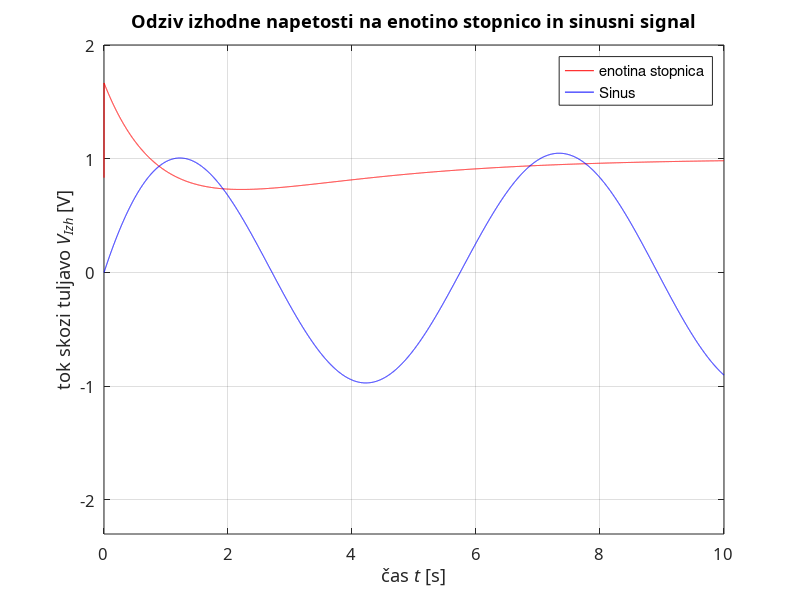

Reproduce this figure in MATLAB.
clear all; close all;

dt=0.0005; tz=0; tk=15;
t = tz:dt:tk;

#Generiranje stopnice in inpluza
tz=0; tk=10; dt=0.001; t=tz:dt:tk; %časovni vektor
t_uz=0:dt:2*dt; t_un=2*dt+dt:dt:tk;
t_u = [t_uz t_un];
u_t = [t_uz/(2*dt) ones(size(t_un))]; %generiranje stopnice
du_t = diff(u_t) ./ diff(t_u);
du_t = [du_t 0]; 


#Dolocimo vrednosti za elemente
R1 = 2; 
R2 = 1; 
C1  = 1;
C2 = 1; 

#Dolocimo konstante za DE
a2 = 1
a1 = (1/(C1*R1) + ((1/C1) + (1/C2))*1/R1)
a0 = 1/(R1*R2*C2*C1)
b0 = 1/(R1*R2*C1*C2)
b1 = (1/C1 + 1/C2)*1/R1
b2 = 1

#generiranje stopnice
vg1 = ones(size(t)); %stopnica
vg2 = sin(t);        %sinuts

s1 = -(a1/(2*a2) + sqrt((a1/(2*a2))^2 - (a0/a2)));
s2 = -(a1/(2*a2) - sqrt((a1/(2*a2))^2 - (a0/a2)));

hv = 1/a1*exp((-a0/a1)*t).*u_t;
dhv = 1/a1*(-a0/a1)*exp((-a0/a1)*t)+1/a1*du_t;
ddhv = (1/a2) * (1/(s1 -s2)) * (s1^2 * exp(s1*t) - s2^2 * exp(s2*t)).*u_t + (1/a2).*du_t;

h=b2*ddhv + b1*dhv + b0*hv;



y1 = dt * conv(h, vg1); y2 = dt * conv(h, vg2);

plot(t, y1(1:(tk/dt+1)), 'r', t, y2(1:(tk/dt+1)), 'b');
axis([tz tk -2.3 2]);
legend("enotina stopnica", "Sinus")
set(gca, 'FontName', 'Times New Roman CE', 'FontSize', 12);
xlabel('čas {\itt} [s]');
ylabel('tok skozi tuljavo {\itV_{Izh}} [V]');
title('Odziv izhodne napetosti na enotino stopnico in sinusni signal');
grid on; 